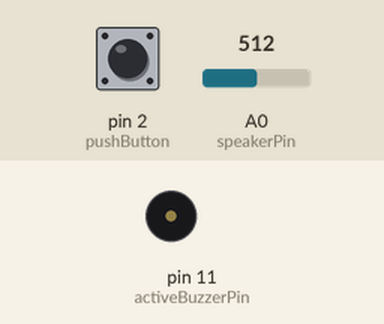
Recording of a sketch running on a simulated Arduino Uno, built with avr-gcc and run on an emulated ATmega328P. Parts: buzzer (waves = sounding). Inputs (shaded band) come from the test bench; at power-on: pin 2 (pushButton) HIGH, A0 (speakerPin) = 512. What the sketch prints to the serial monitor is not drawn.

Above: at 4.3 s.
4.4 s: pin 2 (pushButton) pulled LOW for 1 s
At 5.4 s:
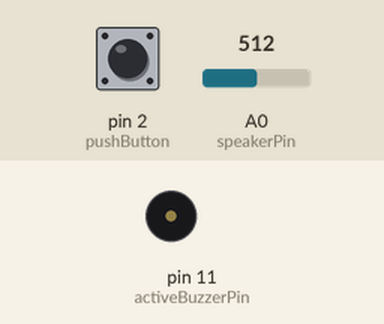
8.4 s: pin 2 (pushButton) pulled LOW for 3.2 s
At 15.9 s:
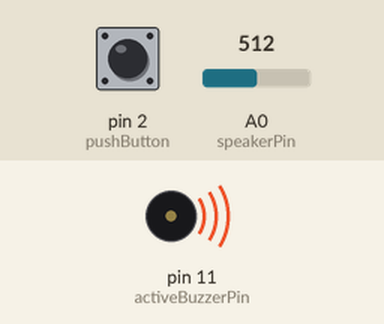
Timing chart, 0 to 17.4 s (numbered marks = the images above; inputs shaded):
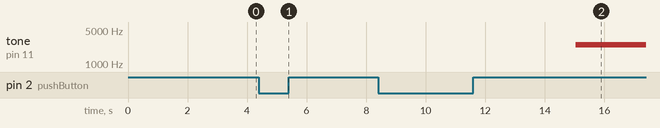

Measured:
- after the input at 4.4 s, tone on pin 11 (activeBuzzerPin): stays silent (without the input it goes to 2500 Hz after 0.62 s)
- after the input at 8.4 s, tone on pin 11 (activeBuzzerPin): silent → 2500 Hz after 6.6 s instead of 1.6 s

The sketch:

Tema_buzzer.ino
```cpp
const int pushButton = 2;
const int activeBuzzerPin = 11;
const int speakerPin = A0;

int speakerValue = 0;
int buttonState = 0;
int ok = 0;
int buzzerTone = 2500;
int buzzerValue = 0;
int Do = 262, re = 294 , mi = 330 , fa = 349 , sol = 392 , La = 440 , Si = 494, Do2 = 524;
unsigned long previousMillis = 0;

void setup() {
Serial.begin(9600);
pinMode(pushButton, INPUT_PULLUP);
pinMode(speakerPin, INPUT);
pinMode(activeBuzzerPin, OUTPUT);

}

void loop() {
  unsigned long currentMillis = millis();
  speakerValue = analogRead(speakerPin);
    if (speakerValue != 0)
      Serial.println(speakerValue);

     if (speakerValue > 2) {
      Serial.println("Knock");
      ok = 1;
    }
    if ((currentMillis - previousMillis >= 5000) && ok == 1) {
          previousMillis = currentMillis;
          tone (activeBuzzerPin, buzzerTone);
        /*  delay(250);
          tone (activeBuzzerPin, sol);
          delay(250);
          tone (activeBuzzerPin, sol);
          delay(250);
          tone (activeBuzzerPin, mi);
          tone (activeBuzzerPin, sol);
          delay(250);
          tone (activeBuzzerPin, sol);
          delay(250);
          tone (activeBuzzerPin, mi);
          tone (activeBuzzerPin, sol);
          delay(250);
          tone (activeBuzzerPin, sol);
          delay(250);
          tone (activeBuzzerPin, fa);
          delay(250);
          tone (activeBuzzerPin, re);
          delay(250);
          tone (activeBuzzerPin, fa);
          delay(250);
          tone (activeBuzzerPin, fa);
          delay(250);
          tone (activeBuzzerPin, re);
          */
  }
  buttonState = digitalRead(pushButton);
  if(!buttonState){
    noTone(activeBuzzerPin);
    buttonState = 0;
  }

}
```
